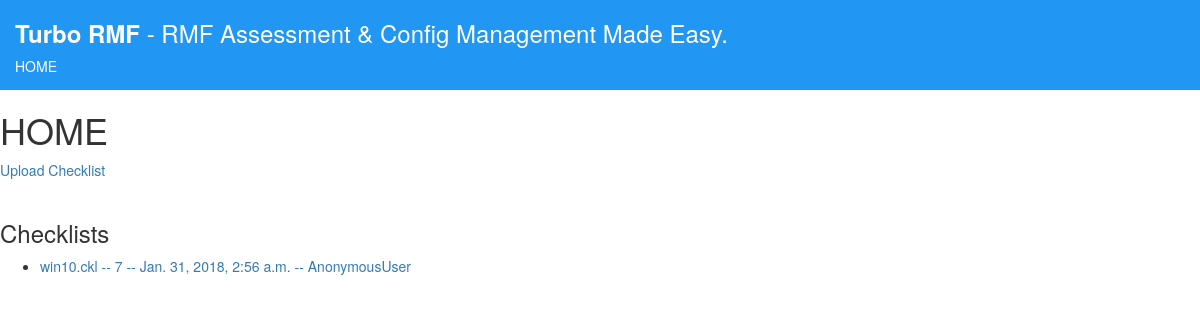
The page /theform/checklists/ on the database its author committed.
### upload/models.py (models this page shows, shortened)
class Checklist(models.Model):
    checklist_text = models.CharField(max_length=200)
    pub_date = models.DateTimeField('date published')
    checklist_name = models.CharField(max_length=200)
    checklist_owner = models.CharField(max_length=200)

### theform/views.py (the view)
class ListChecklists(generic.ListView):
    model = Checklist
    template_name = 'theform/list.html'
    context_object_name = 'checklist'
    def get_queryset(self):
        return Checklist.objects.all()

### theform/templates/theform/list.html
{% extends "upload/style_base.html" %}
{% block content %}
<h1>HOME</h1>
<a href="{% url 'upload:run' %}">Upload Checklist</a>
<br />
<br />
<h3>Checklists</h3>
<ul>
    {% for check in checklist %}
    <li><a href="{% url 'theform:vulns' check.id %}">{{ check.checklist_text }} -- {{check.id}} -- {{ check.pub_date }} -- {{ check.checklist_owner }}</a></li>
    {% endfor %}
</ul>
{% endblock %}

### upload/templates/upload/style_base.html (style rules this page uses)
body { position: relative; }

### rows shown on the page
Checklist: checklist_text "win10.ckl", id "7", pub_date "Jan. 31, 2018, 2:56 a.m.", checklist_owner "AnonymousUser"
